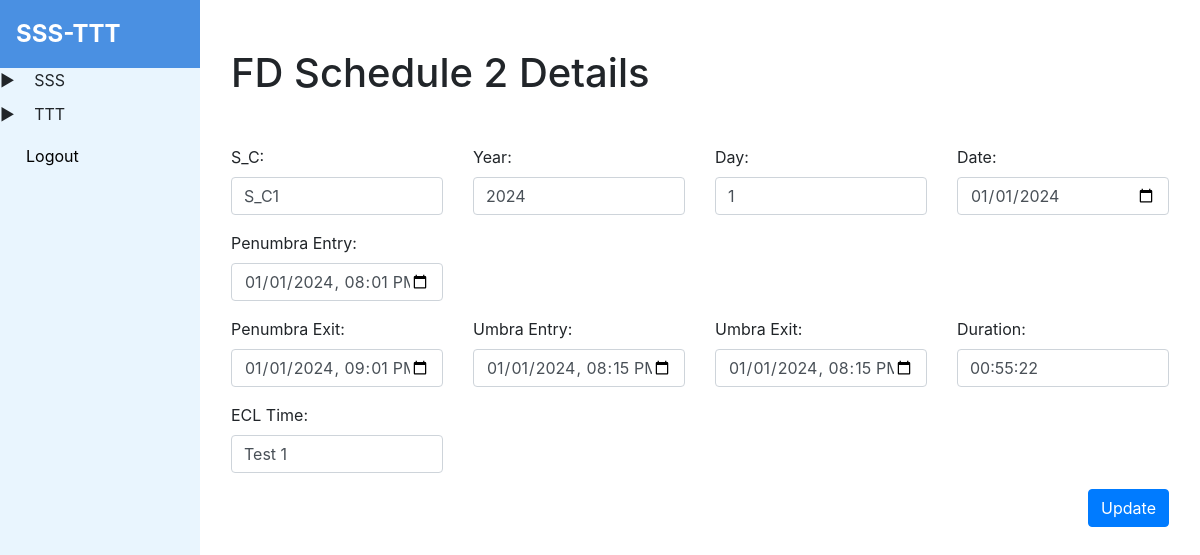
The app's page /fd_schedule_2/update/1 (signed in) with its own data.
### tables this page shows
CREATE TABLE 't_fd_schedule_2' (
        id INTEGER PRIMARY KEY AUTOINCREMENT,
        year INTEGER,
        day INTEGER,
        date DATE,
        penumbra_entry DATETIME NOT NULL,
        penumbra_exit DATETIME,
        umbra_entry DATETIME,
        umbra_exit DATETIME,
        duration VARCHAR(1000),
        ECL_TIME VARCHAR(255),
        S_C VARCHAR(255)
    );

### app.py (the view)
@app.route('/fd_schedule_2/update/<int:fd_schedule_id>')
@check_login
def fd_schedule_2_update_view(fd_schedule_id):
    data = get_record_by_table_name('t_fd_schedule_2', fd_schedule_id)
    return render_template('fd_schedule_2/fd_schedule_update.html', fd_schedule=data)

### app.py (called while the page is built)
def check_login(f):
    @wraps(f)
    def decorated_function(*args, **kwargs):
        if session.get('user') is None:
            return redirect(url_for('login'))
        return f(*args, **kwargs)
    return decorated_function

### db_helper.py (called while the page is built)
def get_record_by_table_name(table_name: str, record_id: int):
    cursor = conn.cursor()
    cursor.execute(f'SELECT * FROM {table_name} WHERE id = {record_id}')
    result = cursor.fetchone()
    cursor.close()
    return result

### templates/fd_schedule_2/fd_schedule_update.html (shortened to what this page needs)
{% extends 'base.html' %}
{% block content %}
  <div class="container my-5">
    <div class="row">
      <div class="col-12">
        <h1 class="text-start mb-5">FD Schedule 2 Details</h1>
      </div>
    </div>
      <form method="POST" action="/api/fd_schedule_2/update/{{fd_schedule[0]}}">
        <div class="row">
          <div class="col-md-3">
            <div class="form-group">
              <label>S_C:</label>
              <input type="text" class="form-control" id="s_c" name="s_c" value="{{ fd_schedule[10] }}">
            </div>
          </div>
          <div class="col-md-3">
            <div class="form-group">
              <label>Year:</label>
              <input type="text" class="form-control" id="year" name="year" value="{{ fd_schedule[1] }}">
            </div>
          </div>
          <div class="col-md-3">
            <div class="form-group">
              <label>Day:</label>
              <input type="text" class="form-control" id="day" name="day" value="{{ fd_schedule[2] }}">
            </div>
          </div>
          <div class="col-md-3">
            <div class="form-group">
              <label>Date:</label>
              <input type="date" class="form-control" id="date" name="date" value="{{ fd_schedule[3] }}">
            </div>
          </div>
          <div class="col-md-3">
            <div class="form-group">
              <label>Penumbra Entry:</label>
              <input type="datetime-local" class="form-control" id="penumbra_entry" name="penumbra_entry" value="{{ fd_schedule[4] }}">
            </div>
          </div>
        </div>
        <div class="row">
          <div class="col-md-3">
            <div class="form-group">
              <label>Penumbra Exit:</label>
              <input type="datetime-local" class="form-control" id="penumbra_exit" name="penumbra_exit" value="{{ fd_schedule[5] }}">
            </div>
          </div>
          <div class="col-md-3">
            <div class="form-group">
              <label>Umbra Entry:</label>
              <input type="datetime-local" class="form-control" id="umbra_entry" name="umbra_entry" value="{{ fd_schedule[6] }}">
            </div>
          </div>
          <div class="col-md-3">
            <div class="form-group">
              <label>Umbra Exit:</label>
              <input type="datetime-local" class="form-control" id="umbra_exit" name="umbra_exit" value="{{ fd_schedule[7] }}">
            </div>
          </div>
          <div class="col-md-3">
            <div class="form-group">
              <label>Duration:</label>
              <input type="text" class="form-control" id="duration" name="duration" value="{{ fd_schedule[8] }}">
            </div>
          </div>
        </div>
        <div class="row">
          <div class="col-md-3">
            <div class="form-group">
              <label>ECL Time:</label>
              <input type="text" class="form-control" id="ecl_time" name="ecl_time" value="{{ fd_schedule[9] }}">
            </div>
          </div>
        </div>
        <div class="d-flex justify-content-end align-items-center">
          <button type="submit" class="btn btn-primary">Update</button>
        </div>
        </form>
  </div>
{% endblock %}

### records on screen
t_fd_schedule_2: s_c "S_C1", year "2024", day "1", date "01/01/2024", penumbra_entry "01/01/2024 20:01", penumbra_exit "01/01/2024 21:01", umbra_entry "01/01/2024 20:15", umbra_exit "01/01/2024 20:15", duration "00:55:22", ecl_time "Test 1"
